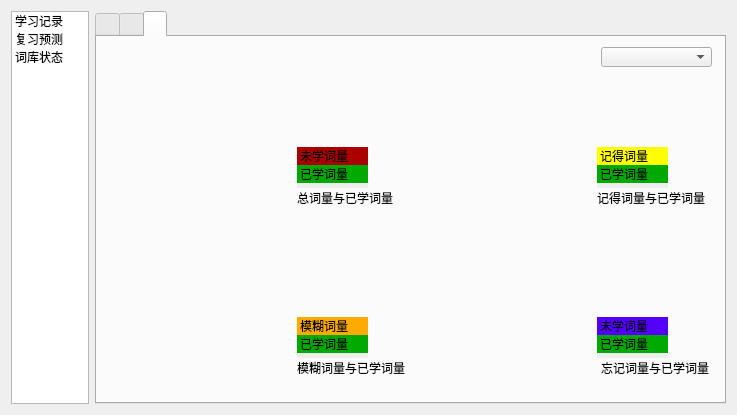
<?xml version="1.0" encoding="UTF-8"?>
<ui version="4.0">
 <class>AnalysisDialog</class>
 <widget class="QDialog" name="AnalysisDialog">
  <property name="geometry">
   <rect>
    <x>0</x>
    <y>0</y>
    <width>737</width>
    <height>415</height>
   </rect>
  </property>
  <property name="minimumSize">
   <size>
    <width>737</width>
    <height>415</height>
   </size>
  </property>
  <property name="maximumSize">
   <size>
    <width>737</width>
    <height>415</height>
   </size>
  </property>
  <property name="windowTitle">
   <string>  统计分析</string>
  </property>
  <property name="windowIcon">
   <iconset resource="rc.qrc">
    <normaloff>:/new/prefix1/rc/actions/view_statistics.png</normaloff>:/new/prefix1/rc/actions/view_statistics.png</iconset>
  </property>
  <layout class="QGridLayout" name="gridLayout_2">
   <item row="0" column="0">
    <layout class="QGridLayout" name="gridLayout" columnstretch="2,16">
     <item row="0" column="0">
      <widget class="QListWidget" name="ChoiceListWidget">
       <property name="minimumSize">
        <size>
         <width>78</width>
         <height>0</height>
        </size>
       </property>
       <property name="maximumSize">
        <size>
         <width>78</width>
         <height>16777215</height>
        </size>
       </property>
       <property name="alternatingRowColors">
        <bool>false</bool>
       </property>
       <property name="movement">
        <enum>QListView::Static</enum>
       </property>
       <property name="resizeMode">
        <enum>QListView::Fixed</enum>
       </property>
       <property name="spacing">
        <number>10</number>
       </property>
       <property name="viewMode">
        <enum>QListView::IconMode</enum>
       </property>
       <property name="uniformItemSizes">
        <bool>true</bool>
       </property>
       <item>
        <property name="text">
         <string>学习记录</string>
        </property>
        <property name="icon">
         <iconset resource="rc.qrc">
          <normaloff>:/new/prefix1/rc/actions/column_chart512.png</normaloff>:/new/prefix1/rc/actions/column_chart512.png</iconset>
        </property>
       </item>
       <item>
        <property name="text">
         <string>复习预测</string>
        </property>
        <property name="icon">
         <iconset resource="rc.qrc">
          <normaloff>:/new/prefix1/rc/actions/tongji_002.png</normaloff>:/new/prefix1/rc/actions/tongji_002.png</iconset>
        </property>
       </item>
       <item>
        <property name="text">
         <string>词库状态</string>
        </property>
        <property name="icon">
         <iconset resource="rc.qrc">
          <normaloff>:/new/prefix1/rc/actions/tongji_001.png</normaloff>:/new/prefix1/rc/actions/tongji_001.png</iconset>
        </property>
       </item>
      </widget>
     </item>
     <item row="0" column="1">
      <widget class="QTabWidget" name="tabWidget">
       <property name="currentIndex">
        <number>2</number>
       </property>
       <property name="iconSize">
        <size>
         <width>40</width>
         <height>40</height>
        </size>
       </property>
       <widget class="QWidget" name="LearnRecordTab">
        <attribute name="icon">
         <iconset resource="rc.qrc">
          <normaloff>:/new/prefix1/rc/actions/column_chart512.png</normaloff>:/new/prefix1/rc/actions/column_chart512.png</iconset>
        </attribute>
        <attribute name="title">
         <string/>
        </attribute>
        <layout class="QGridLayout" name="gridLayout_10">
         <item row="0" column="0">
          <layout class="QGridLayout" name="gridLayout_3" rowstretch="2,16" columnstretch="7,4,3" rowminimumheight="2,10" columnminimumwidth="6,3,3">
           <item row="0" column="0">
            <widget class="QGroupBox" name="InfoGroupBox">
             <property name="title">
              <string/>
             </property>
             <layout class="QGridLayout" name="gridLayout_7">
              <item row="0" column="0">
               <layout class="QGridLayout" name="gridLayout_4">
                <item row="0" column="1">
                 <widget class="QDateEdit" name="dateEdit">
                  <property name="minimumSize">
                   <size>
                    <width>81</width>
                    <height>20</height>
                   </size>
                  </property>
                  <property name="displayFormat">
                   <string>yyyy-MM-dd</string>
                  </property>
                 </widget>
                </item>
                <item row="0" column="2">
                 <widget class="QPushButton" name="DataPushButton">
                  <property name="sizePolicy">
                   <sizepolicy hsizetype="Minimum" vsizetype="Fixed">
                    <horstretch>0</horstretch>
                    <verstretch>0</verstretch>
                   </sizepolicy>
                  </property>
                  <property name="minimumSize">
                   <size>
                    <width>21</width>
                    <height>23</height>
                   </size>
                  </property>
                  <property name="focusPolicy">
                   <enum>Qt::NoFocus</enum>
                  </property>
                  <property name="text">
                   <string/>
                  </property>
                  <property name="icon">
                   <iconset resource="rc.qrc">
                    <normaloff>:/new/prefix1/rc/actions/kontact_date.png</normaloff>:/new/prefix1/rc/actions/kontact_date.png</iconset>
                  </property>
                 </widget>
                </item>
                <item row="0" column="3">
                 <widget class="QLabel" name="LLabel_2">
                  <property name="minimumSize">
                   <size>
                    <width>101</width>
                    <height>23</height>
                   </size>
                  </property>
                  <property name="text">
                   <string>起之后30天的记录</string>
                  </property>
                 </widget>
                </item>
                <item row="0" column="0">
                 <widget class="QSpinBox" name="LSpinBox">
                  <property name="readOnly">
                   <bool>false</bool>
                  </property>
                  <property name="minimum">
                   <number>50</number>
                  </property>
                  <property name="maximum">
                   <number>800</number>
                  </property>
                  <property name="singleStep">
                   <number>10</number>
                  </property>
                  <property name="value">
                   <number>150</number>
                  </property>
                 </widget>
                </item>
               </layout>
              </item>
             </layout>
            </widget>
           </item>
           <item row="0" column="1">
            <widget class="QGroupBox" name="LorRGroupBox">
             <property name="title">
              <string/>
             </property>
             <layout class="QGridLayout" name="gridLayout_8">
              <item row="0" column="0">
               <layout class="QGridLayout" name="gridLayout_5">
                <item row="0" column="0">
                 <widget class="QRadioButton" name="LRadioButton">
                  <property name="text">
                   <string>学习记录</string>
                  </property>
                  <property name="checked">
                   <bool>true</bool>
                  </property>
                 </widget>
                </item>
                <item row="0" column="1">
                 <widget class="QRadioButton" name="RRadioButton">
                  <property name="text">
                   <string>复习记录</string>
                  </property>
                 </widget>
                </item>
               </layout>
              </item>
             </layout>
            </widget>
           </item>
           <item row="0" column="2">
            <widget class="QGroupBox" name="ChoiceGroupBox">
             <property name="title">
              <string/>
             </property>
             <layout class="QGridLayout" name="gridLayout_9">
              <item row="0" column="0">
               <layout class="QGridLayout" name="gridLayout_6">
                <item row="0" column="0">
                 <widget class="QRadioButton" name="LBarRadioButton">
                  <property name="text">
                   <string>柱状图</string>
                  </property>
                  <property name="checked">
                   <bool>false</bool>
                  </property>
                 </widget>
                </item>
                <item row="0" column="1">
                 <widget class="QRadioButton" name="LLineRadioButton">
                  <property name="text">
                   <string>点线图</string>
                  </property>
                  <property name="checked">
                   <bool>true</bool>
                  </property>
                 </widget>
                </item>
               </layout>
              </item>
             </layout>
            </widget>
           </item>
           <item row="1" column="0" colspan="3">
            <widget class="QSint::BarChartPlotter" name="LearnBarChartPlotter"/>
           </item>
          </layout>
         </item>
        </layout>
       </widget>
       <widget class="QWidget" name="ReviewCalculateTab">
        <attribute name="icon">
         <iconset resource="rc.qrc">
          <normaloff>:/new/prefix1/rc/actions/tongji_002.png</normaloff>:/new/prefix1/rc/actions/tongji_002.png</iconset>
        </attribute>
        <attribute name="title">
         <string/>
        </attribute>
        <layout class="QGridLayout" name="gridLayout_12">
         <item row="0" column="0">
          <layout class="QGridLayout" name="gridLayout_11">
           <item row="0" column="1">
            <widget class="QLabel" name="TitelLabel">
             <property name="text">
              <string>预测30天内的复习情况</string>
             </property>
            </widget>
           </item>
           <item row="0" column="2">
            <spacer name="horizontalSpacer_2">
             <property name="orientation">
              <enum>Qt::Horizontal</enum>
             </property>
             <property name="sizeHint" stdset="0">
              <size>
               <width>258</width>
               <height>20</height>
              </size>
             </property>
            </spacer>
           </item>
           <item row="0" column="3">
            <widget class="QRadioButton" name="RBarRadioButton">
             <property name="text">
              <string>柱状图</string>
             </property>
             <property name="checked">
              <bool>false</bool>
             </property>
            </widget>
           </item>
           <item row="0" column="4">
            <widget class="QRadioButton" name="RLineRadioButton">
             <property name="text">
              <string>点线图</string>
             </property>
             <property name="checked">
              <bool>true</bool>
             </property>
            </widget>
           </item>
           <item row="0" column="5">
            <spacer name="horizontalSpacer_3">
             <property name="orientation">
              <enum>Qt::Horizontal</enum>
             </property>
             <property name="sizeHint" stdset="0">
              <size>
               <width>28</width>
               <height>20</height>
              </size>
             </property>
            </spacer>
           </item>
           <item row="1" column="0" colspan="6">
            <widget class="QSint::BarChartPlotter" name="ReviewBarChartPlotter"/>
           </item>
           <item row="0" column="0">
            <widget class="QSpinBox" name="RSpinBox">
             <property name="minimum">
              <number>50</number>
             </property>
             <property name="maximum">
              <number>800</number>
             </property>
             <property name="singleStep">
              <number>10</number>
             </property>
             <property name="value">
              <number>150</number>
             </property>
            </widget>
           </item>
          </layout>
         </item>
        </layout>
       </widget>
       <widget class="QWidget" name="BookInfoTab">
        <attribute name="icon">
         <iconset resource="rc.qrc">
          <normaloff>:/new/prefix1/rc/actions/tongji_001.png</normaloff>:/new/prefix1/rc/actions/tongji_001.png</iconset>
        </attribute>
        <attribute name="title">
         <string/>
        </attribute>
        <widget class="QSint::PieChart" name="HG5PieChart">
         <property name="geometry">
          <rect>
           <x>310</x>
           <y>10</y>
           <width>184</width>
           <height>161</height>
          </rect>
         </property>
        </widget>
        <widget class="QSint::PieChart" name="LHLPieChart">
         <property name="geometry">
          <rect>
           <x>10</x>
           <y>10</y>
           <width>184</width>
           <height>161</height>
          </rect>
         </property>
        </widget>
        <widget class="QSint::PieChart" name="HU3PieChart">
         <property name="geometry">
          <rect>
           <x>310</x>
           <y>180</y>
           <width>184</width>
           <height>161</height>
          </rect>
         </property>
        </widget>
        <widget class="QSint::PieChart" name="HG4A3PieChart">
         <property name="geometry">
          <rect>
           <x>10</x>
           <y>180</y>
           <width>184</width>
           <height>161</height>
          </rect>
         </property>
        </widget>
        <widget class="QComboBox" name="BookComboBox">
         <property name="geometry">
          <rect>
           <x>504</x>
           <y>10</y>
           <width>111</width>
           <height>20</height>
          </rect>
         </property>
         <property name="maxVisibleItems">
          <number>20</number>
         </property>
        </widget>
        <widget class="QListWidget" name="LHListWidget">
         <property name="enabled">
          <bool>false</bool>
         </property>
         <property name="geometry">
          <rect>
           <x>200</x>
           <y>110</y>
           <width>71</width>
           <height>41</height>
          </rect>
         </property>
         <property name="minimumSize">
          <size>
           <width>71</width>
           <height>41</height>
          </size>
         </property>
         <property name="maximumSize">
          <size>
           <width>71</width>
           <height>41</height>
          </size>
         </property>
         <property name="frameShape">
          <enum>QFrame::NoFrame</enum>
         </property>
         <property name="frameShadow">
          <enum>QFrame::Raised</enum>
         </property>
         <property name="verticalScrollBarPolicy">
          <enum>Qt::ScrollBarAlwaysOff</enum>
         </property>
         <property name="horizontalScrollBarPolicy">
          <enum>Qt::ScrollBarAlwaysOff</enum>
         </property>
         <property name="autoScroll">
          <bool>false</bool>
         </property>
         <property name="selectionMode">
          <enum>QAbstractItemView::NoSelection</enum>
         </property>
         <property name="isWrapping" stdset="0">
          <bool>false</bool>
         </property>
         <property name="spacing">
          <number>2</number>
         </property>
         <property name="uniformItemSizes">
          <bool>true</bool>
         </property>
         <property name="batchSize">
          <number>100</number>
         </property>
         <item>
          <property name="text">
           <string>未学词量</string>
          </property>
          <property name="background">
           <brush brushstyle="SolidPattern">
            <color alpha="255">
             <red>170</red>
             <green>0</green>
             <blue>0</blue>
            </color>
           </brush>
          </property>
          <property name="foreground">
           <brush brushstyle="SolidPattern">
            <color alpha="255">
             <red>0</red>
             <green>0</green>
             <blue>0</blue>
            </color>
           </brush>
          </property>
         </item>
         <item>
          <property name="text">
           <string>已学词量</string>
          </property>
          <property name="background">
           <brush brushstyle="SolidPattern">
            <color alpha="255">
             <red>0</red>
             <green>170</green>
             <blue>0</blue>
            </color>
           </brush>
          </property>
          <property name="foreground">
           <brush brushstyle="SolidPattern">
            <color alpha="255">
             <red>0</red>
             <green>0</green>
             <blue>0</blue>
            </color>
           </brush>
          </property>
         </item>
        </widget>
        <widget class="QListWidget" name="HG5ListWidget">
         <property name="enabled">
          <bool>false</bool>
         </property>
         <property name="geometry">
          <rect>
           <x>500</x>
           <y>110</y>
           <width>71</width>
           <height>41</height>
          </rect>
         </property>
         <property name="minimumSize">
          <size>
           <width>71</width>
           <height>41</height>
          </size>
         </property>
         <property name="maximumSize">
          <size>
           <width>71</width>
           <height>41</height>
          </size>
         </property>
         <property name="frameShape">
          <enum>QFrame::NoFrame</enum>
         </property>
         <property name="frameShadow">
          <enum>QFrame::Raised</enum>
         </property>
         <property name="verticalScrollBarPolicy">
          <enum>Qt::ScrollBarAlwaysOff</enum>
         </property>
         <property name="horizontalScrollBarPolicy">
          <enum>Qt::ScrollBarAlwaysOff</enum>
         </property>
         <property name="autoScroll">
          <bool>false</bool>
         </property>
         <property name="selectionMode">
          <enum>QAbstractItemView::NoSelection</enum>
         </property>
         <property name="isWrapping" stdset="0">
          <bool>false</bool>
         </property>
         <property name="spacing">
          <number>2</number>
         </property>
         <property name="uniformItemSizes">
          <bool>true</bool>
         </property>
         <property name="batchSize">
          <number>100</number>
         </property>
         <item>
          <property name="text">
           <string>记得词量</string>
          </property>
          <property name="background">
           <brush brushstyle="SolidPattern">
            <color alpha="255">
             <red>255</red>
             <green>255</green>
             <blue>0</blue>
            </color>
           </brush>
          </property>
          <property name="foreground">
           <brush brushstyle="SolidPattern">
            <color alpha="255">
             <red>0</red>
             <green>0</green>
             <blue>0</blue>
            </color>
           </brush>
          </property>
         </item>
         <item>
          <property name="text">
           <string>已学词量</string>
          </property>
          <property name="background">
           <brush brushstyle="SolidPattern">
            <color alpha="255">
             <red>0</red>
             <green>170</green>
             <blue>0</blue>
            </color>
           </brush>
          </property>
          <property name="foreground">
           <brush brushstyle="SolidPattern">
            <color alpha="255">
             <red>0</red>
             <green>0</green>
             <blue>0</blue>
            </color>
           </brush>
          </property>
         </item>
        </widget>
        <widget class="QLabel" name="LHLabel">
         <property name="geometry">
          <rect>
           <x>200</x>
           <y>150</y>
           <width>96</width>
           <height>21</height>
          </rect>
         </property>
         <property name="text">
          <string>总词量与已学词量</string>
         </property>
        </widget>
        <widget class="QLabel" name="HG5Label">
         <property name="geometry">
          <rect>
           <x>500</x>
           <y>150</y>
           <width>108</width>
           <height>21</height>
          </rect>
         </property>
         <property name="text">
          <string>记得词量与已学词量</string>
         </property>
        </widget>
        <widget class="QListWidget" name="HG4A3ListWidge">
         <property name="enabled">
          <bool>false</bool>
         </property>
         <property name="geometry">
          <rect>
           <x>200</x>
           <y>280</y>
           <width>71</width>
           <height>41</height>
          </rect>
         </property>
         <property name="minimumSize">
          <size>
           <width>71</width>
           <height>41</height>
          </size>
         </property>
         <property name="maximumSize">
          <size>
           <width>71</width>
           <height>41</height>
          </size>
         </property>
         <property name="frameShape">
          <enum>QFrame::NoFrame</enum>
         </property>
         <property name="frameShadow">
          <enum>QFrame::Raised</enum>
         </property>
         <property name="verticalScrollBarPolicy">
          <enum>Qt::ScrollBarAlwaysOff</enum>
         </property>
         <property name="horizontalScrollBarPolicy">
          <enum>Qt::ScrollBarAlwaysOff</enum>
         </property>
         <property name="autoScroll">
          <bool>false</bool>
         </property>
         <property name="selectionMode">
          <enum>QAbstractItemView::NoSelection</enum>
         </property>
         <property name="isWrapping" stdset="0">
          <bool>false</bool>
         </property>
         <property name="spacing">
          <number>2</number>
         </property>
         <property name="uniformItemSizes">
          <bool>true</bool>
         </property>
         <property name="batchSize">
          <number>100</number>
         </property>
         <item>
          <property name="text">
           <string>模糊词量</string>
          </property>
          <property name="background">
           <brush brushstyle="SolidPattern">
            <color alpha="255">
             <red>255</red>
             <green>170</green>
             <blue>0</blue>
            </color>
           </brush>
          </property>
          <property name="foreground">
           <brush brushstyle="SolidPattern">
            <color alpha="255">
             <red>0</red>
             <green>0</green>
             <blue>0</blue>
            </color>
           </brush>
          </property>
         </item>
         <item>
          <property name="text">
           <string>已学词量</string>
          </property>
          <property name="background">
           <brush brushstyle="SolidPattern">
            <color alpha="255">
             <red>0</red>
             <green>170</green>
             <blue>0</blue>
            </color>
           </brush>
          </property>
          <property name="foreground">
           <brush brushstyle="SolidPattern">
            <color alpha="255">
             <red>0</red>
             <green>0</green>
             <blue>0</blue>
            </color>
           </brush>
          </property>
         </item>
        </widget>
        <widget class="QListWidget" name="HU3ListWidget">
         <property name="enabled">
          <bool>false</bool>
         </property>
         <property name="geometry">
          <rect>
           <x>500</x>
           <y>280</y>
           <width>71</width>
           <height>41</height>
          </rect>
         </property>
         <property name="minimumSize">
          <size>
           <width>71</width>
           <height>41</height>
          </size>
         </property>
         <property name="maximumSize">
          <size>
           <width>71</width>
           <height>41</height>
          </size>
         </property>
         <property name="frameShape">
          <enum>QFrame::NoFrame</enum>
         </property>
         <property name="frameShadow">
          <enum>QFrame::Raised</enum>
         </property>
         <property name="verticalScrollBarPolicy">
          <enum>Qt::ScrollBarAlwaysOff</enum>
         </property>
         <property name="horizontalScrollBarPolicy">
          <enum>Qt::ScrollBarAlwaysOff</enum>
         </property>
         <property name="autoScroll">
          <bool>false</bool>
         </property>
         <property name="selectionMode">
          <enum>QAbstractItemView::NoSelection</enum>
         </property>
         <property name="isWrapping" stdset="0">
          <bool>false</bool>
         </property>
         <property name="spacing">
          <number>2</number>
         </property>
         <property name="uniformItemSizes">
          <bool>true</bool>
         </property>
         <property name="batchSize">
          <number>100</number>
         </property>
         <item>
          <property name="text">
           <string>未学词量</string>
          </property>
          <property name="background">
           <brush brushstyle="SolidPattern">
            <color alpha="255">
             <red>85</red>
             <green>0</green>
             <blue>255</blue>
            </color>
           </brush>
          </property>
          <property name="foreground">
           <brush brushstyle="SolidPattern">
            <color alpha="255">
             <red>0</red>
             <green>0</green>
             <blue>0</blue>
            </color>
           </brush>
          </property>
         </item>
         <item>
          <property name="text">
           <string>已学词量</string>
          </property>
          <property name="background">
           <brush brushstyle="SolidPattern">
            <color alpha="255">
             <red>0</red>
             <green>170</green>
             <blue>0</blue>
            </color>
           </brush>
          </property>
          <property name="foreground">
           <brush brushstyle="SolidPattern">
            <color alpha="255">
             <red>0</red>
             <green>0</green>
             <blue>0</blue>
            </color>
           </brush>
          </property>
         </item>
        </widget>
        <widget class="QLabel" name="HG4A3Label">
         <property name="geometry">
          <rect>
           <x>200</x>
           <y>320</y>
           <width>108</width>
           <height>21</height>
          </rect>
         </property>
         <property name="text">
          <string>模糊词量与已学词量</string>
         </property>
        </widget>
        <widget class="QLabel" name="HU3Label">
         <property name="geometry">
          <rect>
           <x>504</x>
           <y>320</y>
           <width>108</width>
           <height>21</height>
          </rect>
         </property>
         <property name="text">
          <string>忘记词量与已学词量</string>
         </property>
        </widget>
       </widget>
      </widget>
     </item>
    </layout>
   </item>
  </layout>
 </widget>
 <customwidgets>
  <customwidget>
   <class>QSint::PieChart</class>
   <extends>QWidget</extends>
   <header>QSintCharts</header>
  </customwidget>
  <customwidget>
   <class>QSint::BarChartPlotter</class>
   <extends>QWidget</extends>
   <header>QSintCharts</header>
  </customwidget>
 </customwidgets>
 <resources>
  <include location="rc.qrc"/>
 </resources>
 <connections/>
</ui>
